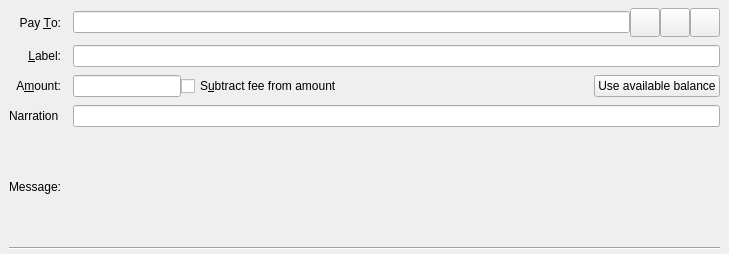
<?xml version="1.0" encoding="UTF-8"?>
<ui version="4.0">
 <class>SendCoinsEntry</class>
 <widget class="QStackedWidget" name="SendCoinsEntry">
  <property name="geometry">
   <rect>
    <x>0</x>
    <y>0</y>
    <width>729</width>
    <height>254</height>
   </rect>
  </property>
  <property name="focusPolicy">
   <enum>Qt::TabFocus</enum>
  </property>
  <property name="autoFillBackground">
   <bool>false</bool>
  </property>
  <widget class="QFrame" name="SendCoins">
   <property name="toolTip">
    <string>This is a normal payment.</string>
   </property>
   <property name="frameShape">
    <enum>QFrame::NoFrame</enum>
   </property>
   <layout class="QGridLayout" name="gridLayout">
    <property name="topMargin">
     <number>8</number>
    </property>
    <property name="bottomMargin">
     <number>4</number>
    </property>
    <property name="horizontalSpacing">
     <number>12</number>
    </property>
    <property name="verticalSpacing">
     <number>8</number>
    </property>
    <item row="4" column="0">
     <widget class="QLabel" name="lblNarration">
      <property name="text">
       <string>Narration</string>
      </property>
     </widget>
    </item>
    <item row="0" column="0">
     <widget class="QLabel" name="payToLabel">
      <property name="text">
       <string>Pay &amp;To:</string>
      </property>
      <property name="alignment">
       <set>Qt::AlignRight|Qt::AlignTrailing|Qt::AlignVCenter</set>
      </property>
      <property name="buddy">
       <cstring>payTo</cstring>
      </property>
     </widget>
    </item>
    <item row="3" column="0">
     <widget class="QLabel" name="amountLabel">
      <property name="text">
       <string>A&amp;mount:</string>
      </property>
      <property name="alignment">
       <set>Qt::AlignRight|Qt::AlignTrailing|Qt::AlignVCenter</set>
      </property>
      <property name="buddy">
       <cstring>payAmount</cstring>
      </property>
     </widget>
    </item>
    <item row="0" column="1">
     <layout class="QHBoxLayout" name="payToLayout">
      <property name="spacing">
       <number>0</number>
      </property>
      <item>
       <widget class="QValidatedLineEdit" name="payTo">
        <property name="toolTip">
         <string>The Qubnet address to send the payment to</string>
        </property>
       </widget>
      </item>
      <item>
       <widget class="QToolButton" name="addressBookButton">
        <property name="toolTip">
         <string>Choose previously used address</string>
        </property>
        <property name="text">
         <string/>
        </property>
        <property name="icon">
         <iconset resource="../bitcoin.qrc">
          <normaloff>:/icons/address-book</normaloff>:/icons/address-book</iconset>
        </property>
        <property name="iconSize">
         <size>
          <width>22</width>
          <height>22</height>
         </size>
        </property>
        <property name="shortcut">
         <string>Alt+A</string>
        </property>
       </widget>
      </item>
      <item>
       <widget class="QToolButton" name="pasteButton">
        <property name="toolTip">
         <string>Paste address from clipboard</string>
        </property>
        <property name="text">
         <string/>
        </property>
        <property name="icon">
         <iconset resource="../bitcoin.qrc">
          <normaloff>:/icons/editpaste</normaloff>:/icons/editpaste</iconset>
        </property>
        <property name="iconSize">
         <size>
          <width>22</width>
          <height>22</height>
         </size>
        </property>
        <property name="shortcut">
         <string>Alt+P</string>
        </property>
       </widget>
      </item>
      <item>
       <widget class="QToolButton" name="deleteButton">
        <property name="toolTip">
         <string>Remove this entry</string>
        </property>
        <property name="text">
         <string/>
        </property>
        <property name="icon">
         <iconset resource="../bitcoin.qrc">
          <normaloff>:/icons/remove</normaloff>:/icons/remove</iconset>
        </property>
        <property name="iconSize">
         <size>
          <width>22</width>
          <height>22</height>
         </size>
        </property>
       </widget>
      </item>
     </layout>
    </item>
    <item row="1" column="1">
     <widget class="QLineEdit" name="addAsLabel">
      <property name="toolTip">
       <string>Enter a label for this address to add it to the list of used addresses</string>
      </property>
     </widget>
    </item>
    <item row="1" column="0">
     <widget class="QLabel" name="labellLabel">
      <property name="text">
       <string>&amp;Label:</string>
      </property>
      <property name="alignment">
       <set>Qt::AlignRight|Qt::AlignTrailing|Qt::AlignVCenter</set>
      </property>
      <property name="buddy">
       <cstring>addAsLabel</cstring>
      </property>
     </widget>
    </item>
    <item row="3" column="1">
     <layout class="QHBoxLayout" name="horizontalLayoutAmount" stretch="0,1,0">
      <item>
       <widget class="BitcoinAmountField" name="payAmount"/>
      </item>
      <item>
       <widget class="QCheckBox" name="checkboxSubtractFeeFromAmount">
        <property name="toolTip">
         <string>The fee will be deducted from the amount being sent. The recipient will receive less qubnet than you enter in the amount field. If multiple recipients are selected, the fee is split equally.</string>
        </property>
        <property name="text">
         <string>S&amp;ubtract fee from amount</string>
        </property>
       </widget>
      </item>
      <item>
       <widget class="QPushButton" name="useAvailableBalanceButton">
        <property name="text">
         <string>Use available balance</string>
        </property>
       </widget>
      </item>
     </layout>
    </item>
    <item row="4" column="1">
     <widget class="QLineEdit" name="edtNarration">
      <property name="toolTip">
       <string>A short message sent over the Qubnet network, encrypted if sending to a stealth address or in a blind or anon transaction.</string>
      </property>
      <property name="maxLength">
       <number>24</number>
      </property>
     </widget>
    </item>
    <item row="5" column="0">
     <widget class="QLabel" name="messageLabel">
      <property name="text">
       <string>Message:</string>
      </property>
      <property name="alignment">
       <set>Qt::AlignRight|Qt::AlignTrailing|Qt::AlignVCenter</set>
      </property>
     </widget>
    </item>
    <item row="5" column="1">
     <widget class="QLabel" name="messageTextLabel">
      <property name="toolTip">
       <string>A message that was attached to the qubnet: URI which will be stored with the transaction for your reference. Note: This message will not be sent over the Qubnet network.</string>
      </property>
      <property name="textFormat">
       <enum>Qt::PlainText</enum>
      </property>
     </widget>
    </item>
    <item row="6" column="0" colspan="2">
     <widget class="Line" name="line">
      <property name="orientation">
       <enum>Qt::Horizontal</enum>
      </property>
     </widget>
    </item>
   </layout>
  </widget>
  <widget class="QFrame" name="SendCoins_UnauthenticatedPaymentRequest">
   <property name="palette">
    <palette>
     <active>
      <colorrole role="WindowText">
       <brush brushstyle="SolidPattern">
        <color alpha="255">
         <red>0</red>
         <green>0</green>
         <blue>0</blue>
        </color>
       </brush>
      </colorrole>
      <colorrole role="Button">
       <brush brushstyle="SolidPattern">
        <color alpha="255">
         <red>255</red>
         <green>255</green>
         <blue>127</blue>
        </color>
       </brush>
      </colorrole>
      <colorrole role="Light">
       <brush brushstyle="SolidPattern">
        <color alpha="255">
         <red>255</red>
         <green>255</green>
         <blue>255</blue>
        </color>
       </brush>
      </colorrole>
      <colorrole role="Midlight">
       <brush brushstyle="SolidPattern">
        <color alpha="255">
         <red>255</red>
         <green>255</green>
         <blue>191</blue>
        </color>
       </brush>
      </colorrole>
      <colorrole role="Dark">
       <brush brushstyle="SolidPattern">
        <color alpha="255">
         <red>127</red>
         <green>127</green>
         <blue>63</blue>
        </color>
       </brush>
      </colorrole>
      <colorrole role="Mid">
       <brush brushstyle="SolidPattern">
        <color alpha="255">
         <red>170</red>
         <green>170</green>
         <blue>84</blue>
        </color>
       </brush>
      </colorrole>
      <colorrole role="Text">
       <brush brushstyle="SolidPattern">
        <color alpha="255">
         <red>0</red>
         <green>0</green>
         <blue>0</blue>
        </color>
       </brush>
      </colorrole>
      <colorrole role="BrightText">
       <brush brushstyle="SolidPattern">
        <color alpha="255">
         <red>255</red>
         <green>255</green>
         <blue>255</blue>
        </color>
       </brush>
      </colorrole>
      <colorrole role="ButtonText">
       <brush brushstyle="SolidPattern">
        <color alpha="255">
         <red>0</red>
         <green>0</green>
         <blue>0</blue>
        </color>
       </brush>
      </colorrole>
      <colorrole role="Base">
       <brush brushstyle="SolidPattern">
        <color alpha="255">
         <red>255</red>
         <green>255</green>
         <blue>255</blue>
        </color>
       </brush>
      </colorrole>
      <colorrole role="Window">
       <brush brushstyle="SolidPattern">
        <color alpha="255">
         <red>255</red>
         <green>255</green>
         <blue>127</blue>
        </color>
       </brush>
      </colorrole>
      <colorrole role="Shadow">
       <brush brushstyle="SolidPattern">
        <color alpha="255">
         <red>0</red>
         <green>0</green>
         <blue>0</blue>
        </color>
       </brush>
      </colorrole>
      <colorrole role="AlternateBase">
       <brush brushstyle="SolidPattern">
        <color alpha="255">
         <red>255</red>
         <green>255</green>
         <blue>191</blue>
        </color>
       </brush>
      </colorrole>
      <colorrole role="ToolTipBase">
       <brush brushstyle="SolidPattern">
        <color alpha="255">
         <red>255</red>
         <green>255</green>
         <blue>220</blue>
        </color>
       </brush>
      </colorrole>
      <colorrole role="ToolTipText">
       <brush brushstyle="SolidPattern">
        <color alpha="255">
         <red>0</red>
         <green>0</green>
         <blue>0</blue>
        </color>
       </brush>
      </colorrole>
     </active>
     <inactive>
      <colorrole role="WindowText">
       <brush brushstyle="SolidPattern">
        <color alpha="255">
         <red>0</red>
         <green>0</green>
         <blue>0</blue>
        </color>
       </brush>
      </colorrole>
      <colorrole role="Button">
       <brush brushstyle="SolidPattern">
        <color alpha="255">
         <red>255</red>
         <green>255</green>
         <blue>127</blue>
        </color>
       </brush>
      </colorrole>
      <colorrole role="Light">
       <brush brushstyle="SolidPattern">
        <color alpha="255">
         <red>255</red>
         <green>255</green>
         <blue>255</blue>
        </color>
       </brush>
      </colorrole>
      <colorrole role="Midlight">
       <brush brushstyle="SolidPattern">
        <color alpha="255">
         <red>255</red>
         <green>255</green>
         <blue>191</blue>
        </color>
       </brush>
      </colorrole>
      <colorrole role="Dark">
       <brush brushstyle="SolidPattern">
        <color alpha="255">
         <red>127</red>
         <green>127</green>
         <blue>63</blue>
        </color>
       </brush>
      </colorrole>
      <colorrole role="Mid">
       <brush brushstyle="SolidPattern">
        <color alpha="255">
         <red>170</red>
         <green>170</green>
         <blue>84</blue>
        </color>
       </brush>
      </colorrole>
      <colorrole role="Text">
       <brush brushstyle="SolidPattern">
        <color alpha="255">
         <red>0</red>
         <green>0</green>
         <blue>0</blue>
        </color>
       </brush>
      </colorrole>
      <colorrole role="BrightText">
       <brush brushstyle="SolidPattern">
        <color alpha="255">
         <red>255</red>
         <green>255</green>
         <blue>255</blue>
        </color>
       </brush>
      </colorrole>
      <colorrole role="ButtonText">
       <brush brushstyle="SolidPattern">
        <color alpha="255">
         <red>0</red>
         <green>0</green>
         <blue>0</blue>
        </color>
       </brush>
      </colorrole>
      <colorrole role="Base">
       <brush brushstyle="SolidPattern">
        <color alpha="255">
         <red>255</red>
         <green>255</green>
         <blue>255</blue>
        </color>
       </brush>
      </colorrole>
      <colorrole role="Window">
       <brush brushstyle="SolidPattern">
        <color alpha="255">
         <red>255</red>
         <green>255</green>
         <blue>127</blue>
        </color>
       </brush>
      </colorrole>
      <colorrole role="Shadow">
       <brush brushstyle="SolidPattern">
        <color alpha="255">
         <red>0</red>
         <green>0</green>
         <blue>0</blue>
        </color>
       </brush>
      </colorrole>
      <colorrole role="AlternateBase">
       <brush brushstyle="SolidPattern">
        <color alpha="255">
         <red>255</red>
         <green>255</green>
         <blue>191</blue>
        </color>
       </brush>
      </colorrole>
      <colorrole role="ToolTipBase">
       <brush brushstyle="SolidPattern">
        <color alpha="255">
         <red>255</red>
         <green>255</green>
         <blue>220</blue>
        </color>
       </brush>
      </colorrole>
      <colorrole role="ToolTipText">
       <brush brushstyle="SolidPattern">
        <color alpha="255">
         <red>0</red>
         <green>0</green>
         <blue>0</blue>
        </color>
       </brush>
      </colorrole>
     </inactive>
     <disabled>
      <colorrole role="WindowText">
       <brush brushstyle="SolidPattern">
        <color alpha="255">
         <red>127</red>
         <green>127</green>
         <blue>63</blue>
        </color>
       </brush>
      </colorrole>
      <colorrole role="Button">
       <brush brushstyle="SolidPattern">
        <color alpha="255">
         <red>255</red>
         <green>255</green>
         <blue>127</blue>
        </color>
       </brush>
      </colorrole>
      <colorrole role="Light">
       <brush brushstyle="SolidPattern">
        <color alpha="255">
         <red>255</red>
         <green>255</green>
         <blue>255</blue>
        </color>
       </brush>
      </colorrole>
      <colorrole role="Midlight">
       <brush brushstyle="SolidPattern">
        <color alpha="255">
         <red>255</red>
         <green>255</green>
         <blue>191</blue>
        </color>
       </brush>
      </colorrole>
      <colorrole role="Dark">
       <brush brushstyle="SolidPattern">
        <color alpha="255">
         <red>127</red>
         <green>127</green>
         <blue>63</blue>
        </color>
       </brush>
      </colorrole>
      <colorrole role="Mid">
       <brush brushstyle="SolidPattern">
        <color alpha="255">
         <red>170</red>
         <green>170</green>
         <blue>84</blue>
        </color>
       </brush>
      </colorrole>
      <colorrole role="Text">
       <brush brushstyle="SolidPattern">
        <color alpha="255">
         <red>127</red>
         <green>127</green>
         <blue>63</blue>
        </color>
       </brush>
      </colorrole>
      <colorrole role="BrightText">
       <brush brushstyle="SolidPattern">
        <color alpha="255">
         <red>255</red>
         <green>255</green>
         <blue>255</blue>
        </color>
       </brush>
      </colorrole>
      <colorrole role="ButtonText">
       <brush brushstyle="SolidPattern">
        <color alpha="255">
         <red>127</red>
         <green>127</green>
         <blue>63</blue>
        </color>
       </brush>
      </colorrole>
      <colorrole role="Base">
       <brush brushstyle="SolidPattern">
        <color alpha="255">
         <red>255</red>
         <green>255</green>
         <blue>127</blue>
        </color>
       </brush>
      </colorrole>
      <colorrole role="Window">
       <brush brushstyle="SolidPattern">
        <color alpha="255">
         <red>255</red>
         <green>255</green>
         <blue>127</blue>
        </color>
       </brush>
      </colorrole>
      <colorrole role="Shadow">
       <brush brushstyle="SolidPattern">
        <color alpha="255">
         <red>0</red>
         <green>0</green>
         <blue>0</blue>
        </color>
       </brush>
      </colorrole>
      <colorrole role="AlternateBase">
       <brush brushstyle="SolidPattern">
        <color alpha="255">
         <red>255</red>
         <green>255</green>
         <blue>127</blue>
        </color>
       </brush>
      </colorrole>
      <colorrole role="ToolTipBase">
       <brush brushstyle="SolidPattern">
        <color alpha="255">
         <red>255</red>
         <green>255</green>
         <blue>220</blue>
        </color>
       </brush>
      </colorrole>
      <colorrole role="ToolTipText">
       <brush brushstyle="SolidPattern">
        <color alpha="255">
         <red>0</red>
         <green>0</green>
         <blue>0</blue>
        </color>
       </brush>
      </colorrole>
     </disabled>
    </palette>
   </property>
   <property name="toolTip">
    <string>This is an unauthenticated payment request.</string>
   </property>
   <property name="autoFillBackground">
    <bool>true</bool>
   </property>
   <property name="frameShape">
    <enum>QFrame::NoFrame</enum>
   </property>
   <layout class="QGridLayout" name="gridLayout_is">
    <property name="spacing">
     <number>12</number>
    </property>
    <item row="0" column="0">
     <widget class="QLabel" name="payToLabel_is">
      <property name="text">
       <string>Pay To:</string>
      </property>
      <property name="alignment">
       <set>Qt::AlignRight|Qt::AlignTrailing|Qt::AlignVCenter</set>
      </property>
     </widget>
    </item>
    <item row="0" column="1">
     <layout class="QHBoxLayout" name="payToLayout_is">
      <property name="spacing">
       <number>0</number>
      </property>
      <item>
       <widget class="QLabel" name="payTo_is"/>
      </item>
      <item>
       <widget class="QToolButton" name="deleteButton_is">
        <property name="toolTip">
         <string>Remove this entry</string>
        </property>
        <property name="text">
         <string/>
        </property>
        <property name="icon">
         <iconset resource="../bitcoin.qrc">
          <normaloff>:/icons/remove</normaloff>:/icons/remove</iconset>
        </property>
       </widget>
      </item>
     </layout>
    </item>
    <item row="1" column="0">
     <widget class="QLabel" name="memoLabel_is">
      <property name="text">
       <string>Memo:</string>
      </property>
      <property name="alignment">
       <set>Qt::AlignRight|Qt::AlignTrailing|Qt::AlignVCenter</set>
      </property>
     </widget>
    </item>
    <item row="1" column="1">
     <widget class="QLabel" name="memoTextLabel_is">
      <property name="textFormat">
       <enum>Qt::PlainText</enum>
      </property>
     </widget>
    </item>
    <item row="2" column="0">
     <widget class="QLabel" name="amountLabel_is">
      <property name="text">
       <string>A&amp;mount:</string>
      </property>
      <property name="alignment">
       <set>Qt::AlignRight|Qt::AlignTrailing|Qt::AlignVCenter</set>
      </property>
      <property name="buddy">
       <cstring>payAmount_is</cstring>
      </property>
     </widget>
    </item>
    <item row="2" column="1">
     <widget class="BitcoinAmountField" name="payAmount_is">
      <property name="acceptDrops">
       <bool>false</bool>
      </property>
     </widget>
    </item>
   </layout>
  </widget>
  <widget class="QFrame" name="SendCoins_AuthenticatedPaymentRequest">
   <property name="palette">
    <palette>
     <active>
      <colorrole role="WindowText">
       <brush brushstyle="SolidPattern">
        <color alpha="255">
         <red>0</red>
         <green>0</green>
         <blue>0</blue>
        </color>
       </brush>
      </colorrole>
      <colorrole role="Button">
       <brush brushstyle="SolidPattern">
        <color alpha="255">
         <red>140</red>
         <green>232</green>
         <blue>119</blue>
        </color>
       </brush>
      </colorrole>
      <colorrole role="Light">
       <brush brushstyle="SolidPattern">
        <color alpha="255">
         <red>230</red>
         <green>255</green>
         <blue>224</blue>
        </color>
       </brush>
      </colorrole>
      <colorrole role="Midlight">
       <brush brushstyle="SolidPattern">
        <color alpha="255">
         <red>185</red>
         <green>243</green>
         <blue>171</blue>
        </color>
       </brush>
      </colorrole>
      <colorrole role="Dark">
       <brush brushstyle="SolidPattern">
        <color alpha="255">
         <red>70</red>
         <green>116</green>
         <blue>59</blue>
        </color>
       </brush>
      </colorrole>
      <colorrole role="Mid">
       <brush brushstyle="SolidPattern">
        <color alpha="255">
         <red>93</red>
         <green>155</green>
         <blue>79</blue>
        </color>
       </brush>
      </colorrole>
      <colorrole role="Text">
       <brush brushstyle="SolidPattern">
        <color alpha="255">
         <red>0</red>
         <green>0</green>
         <blue>0</blue>
        </color>
       </brush>
      </colorrole>
      <colorrole role="BrightText">
       <brush brushstyle="SolidPattern">
        <color alpha="255">
         <red>155</red>
         <green>255</green>
         <blue>147</blue>
        </color>
       </brush>
      </colorrole>
      <colorrole role="ButtonText">
       <brush brushstyle="SolidPattern">
        <color alpha="255">
         <red>0</red>
         <green>0</green>
         <blue>0</blue>
        </color>
       </brush>
      </colorrole>
      <colorrole role="Base">
       <brush brushstyle="SolidPattern">
        <color alpha="255">
         <red>119</red>
         <green>255</green>
         <blue>233</blue>
        </color>
       </brush>
      </colorrole>
      <colorrole role="Window">
       <brush brushstyle="SolidPattern">
        <color alpha="255">
         <red>140</red>
         <green>232</green>
         <blue>119</blue>
        </color>
       </brush>
      </colorrole>
      <colorrole role="Shadow">
       <brush brushstyle="SolidPattern">
        <color alpha="255">
         <red>0</red>
         <green>0</green>
         <blue>0</blue>
        </color>
       </brush>
      </colorrole>
      <colorrole role="AlternateBase">
       <brush brushstyle="SolidPattern">
        <color alpha="255">
         <red>197</red>
         <green>243</green>
         <blue>187</blue>
        </color>
       </brush>
      </colorrole>
      <colorrole role="NoRole">
       <brush brushstyle="SolidPattern">
        <color alpha="255">
         <red>125</red>
         <green>194</green>
         <blue>122</blue>
        </color>
       </brush>
      </colorrole>
      <colorrole role="ToolTipBase">
       <brush brushstyle="SolidPattern">
        <color alpha="255">
         <red>255</red>
         <green>255</green>
         <blue>220</blue>
        </color>
       </brush>
      </colorrole>
      <colorrole role="ToolTipText">
       <brush brushstyle="SolidPattern">
        <color alpha="255">
         <red>0</red>
         <green>0</green>
         <blue>0</blue>
        </color>
       </brush>
      </colorrole>
     </active>
     <inactive>
      <colorrole role="WindowText">
       <brush brushstyle="SolidPattern">
        <color alpha="255">
         <red>0</red>
         <green>0</green>
         <blue>0</blue>
        </color>
       </brush>
      </colorrole>
      <colorrole role="Button">
       <brush brushstyle="SolidPattern">
        <color alpha="255">
         <red>140</red>
         <green>232</green>
         <blue>119</blue>
        </color>
       </brush>
      </colorrole>
      <colorrole role="Light">
       <brush brushstyle="SolidPattern">
        <color alpha="255">
         <red>230</red>
         <green>255</green>
         <blue>224</blue>
        </color>
       </brush>
      </colorrole>
      <colorrole role="Midlight">
       <brush brushstyle="SolidPattern">
        <color alpha="255">
         <red>185</red>
         <green>243</green>
         <blue>171</blue>
        </color>
       </brush>
      </colorrole>
      <colorrole role="Dark">
       <brush brushstyle="SolidPattern">
        <color alpha="255">
         <red>70</red>
         <green>116</green>
         <blue>59</blue>
        </color>
       </brush>
      </colorrole>
      <colorrole role="Mid">
       <brush brushstyle="SolidPattern">
        <color alpha="255">
         <red>93</red>
         <green>155</green>
         <blue>79</blue>
        </color>
       </brush>
      </colorrole>
      <colorrole role="Text">
       <brush brushstyle="SolidPattern">
        <color alpha="255">
         <red>0</red>
         <green>0</green>
         <blue>0</blue>
        </color>
       </brush>
      </colorrole>
      <colorrole role="BrightText">
       <brush brushstyle="SolidPattern">
        <color alpha="255">
         <red>155</red>
         <green>255</green>
         <blue>147</blue>
        </color>
       </brush>
      </colorrole>
      <colorrole role="ButtonText">
       <brush brushstyle="SolidPattern">
        <color alpha="255">
         <red>0</red>
         <green>0</green>
         <blue>0</blue>
        </color>
       </brush>
      </colorrole>
      <colorrole role="Base">
       <brush brushstyle="SolidPattern">
        <color alpha="255">
         <red>119</red>
         <green>255</green>
         <blue>233</blue>
        </color>
       </brush>
      </colorrole>
      <colorrole role="Window">
       <brush brushstyle="SolidPattern">
        <color alpha="255">
         <red>140</red>
         <green>232</green>
         <blue>119</blue>
        </color>
       </brush>
      </colorrole>
      <colorrole role="Shadow">
       <brush brushstyle="SolidPattern">
        <color alpha="255">
         <red>0</red>
         <green>0</green>
         <blue>0</blue>
        </color>
       </brush>
      </colorrole>
      <colorrole role="AlternateBase">
       <brush brushstyle="SolidPattern">
        <color alpha="255">
         <red>197</red>
         <green>243</green>
         <blue>187</blue>
        </color>
       </brush>
      </colorrole>
      <colorrole role="NoRole">
       <brush brushstyle="SolidPattern">
        <color alpha="255">
         <red>125</red>
         <green>194</green>
         <blue>122</blue>
        </color>
       </brush>
      </colorrole>
      <colorrole role="ToolTipBase">
       <brush brushstyle="SolidPattern">
        <color alpha="255">
         <red>255</red>
         <green>255</green>
         <blue>220</blue>
        </color>
       </brush>
      </colorrole>
      <colorrole role="ToolTipText">
       <brush brushstyle="SolidPattern">
        <color alpha="255">
         <red>0</red>
         <green>0</green>
         <blue>0</blue>
        </color>
       </brush>
      </colorrole>
     </inactive>
     <disabled>
      <colorrole role="WindowText">
       <brush brushstyle="SolidPattern">
        <color alpha="255">
         <red>70</red>
         <green>116</green>
         <blue>59</blue>
        </color>
       </brush>
      </colorrole>
      <colorrole role="Button">
       <brush brushstyle="SolidPattern">
        <color alpha="255">
         <red>140</red>
         <green>232</green>
         <blue>119</blue>
        </color>
       </brush>
      </colorrole>
      <colorrole role="Light">
       <brush brushstyle="SolidPattern">
        <color alpha="255">
         <red>230</red>
         <green>255</green>
         <blue>224</blue>
        </color>
       </brush>
      </colorrole>
      <colorrole role="Midlight">
       <brush brushstyle="SolidPattern">
        <color alpha="255">
         <red>185</red>
         <green>243</green>
         <blue>171</blue>
        </color>
       </brush>
      </colorrole>
      <colorrole role="Dark">
       <brush brushstyle="SolidPattern">
        <color alpha="255">
         <red>70</red>
         <green>116</green>
         <blue>59</blue>
        </color>
       </brush>
      </colorrole>
      <colorrole role="Mid">
       <brush brushstyle="SolidPattern">
        <color alpha="255">
         <red>93</red>
         <green>155</green>
         <blue>79</blue>
        </color>
       </brush>
      </colorrole>
      <colorrole role="Text">
       <brush brushstyle="SolidPattern">
        <color alpha="255">
         <red>70</red>
         <green>116</green>
         <blue>59</blue>
        </color>
       </brush>
      </colorrole>
      <colorrole role="BrightText">
       <brush brushstyle="SolidPattern">
        <color alpha="255">
         <red>155</red>
         <green>255</green>
         <blue>147</blue>
        </color>
       </brush>
      </colorrole>
      <colorrole role="ButtonText">
       <brush brushstyle="SolidPattern">
        <color alpha="255">
         <red>70</red>
         <green>116</green>
         <blue>59</blue>
        </color>
       </brush>
      </colorrole>
      <colorrole role="Base">
       <brush brushstyle="SolidPattern">
        <color alpha="255">
         <red>140</red>
         <green>232</green>
         <blue>119</blue>
        </color>
       </brush>
      </colorrole>
      <colorrole role="Window">
       <brush brushstyle="SolidPattern">
        <color alpha="255">
         <red>140</red>
         <green>232</green>
         <blue>119</blue>
        </color>
       </brush>
      </colorrole>
      <colorrole role="Shadow">
       <brush brushstyle="SolidPattern">
        <color alpha="255">
         <red>0</red>
         <green>0</green>
         <blue>0</blue>
        </color>
       </brush>
      </colorrole>
      <colorrole role="AlternateBase">
       <brush brushstyle="SolidPattern">
        <color alpha="255">
         <red>140</red>
         <green>232</green>
         <blue>119</blue>
        </color>
       </brush>
      </colorrole>
      <colorrole role="NoRole">
       <brush brushstyle="SolidPattern">
        <color alpha="255">
         <red>125</red>
         <green>194</green>
         <blue>122</blue>
        </color>
       </brush>
      </colorrole>
      <colorrole role="ToolTipBase">
       <brush brushstyle="SolidPattern">
        <color alpha="255">
         <red>255</red>
         <green>255</green>
         <blue>220</blue>
        </color>
       </brush>
      </colorrole>
      <colorrole role="ToolTipText">
       <brush brushstyle="SolidPattern">
        <color alpha="255">
         <red>0</red>
         <green>0</green>
         <blue>0</blue>
        </color>
       </brush>
      </colorrole>
     </disabled>
    </palette>
   </property>
   <property name="toolTip">
    <string>This is an authenticated payment request.</string>
   </property>
   <property name="autoFillBackground">
    <bool>true</bool>
   </property>
   <property name="frameShape">
    <enum>QFrame::NoFrame</enum>
   </property>
   <layout class="QGridLayout" name="gridLayout_s">
    <property name="spacing">
     <number>12</number>
    </property>
    <item row="0" column="0">
     <widget class="QLabel" name="payToLabel_s">
      <property name="text">
       <string>Pay To:</string>
      </property>
      <property name="alignment">
       <set>Qt::AlignRight|Qt::AlignTrailing|Qt::AlignVCenter</set>
      </property>
     </widget>
    </item>
    <item row="0" column="1">
     <layout class="QHBoxLayout" name="payToLayout_s">
      <property name="spacing">
       <number>0</number>
      </property>
      <item>
       <widget class="QLabel" name="payTo_s">
        <property name="textFormat">
         <enum>Qt::PlainText</enum>
        </property>
       </widget>
      </item>
      <item>
       <widget class="QToolButton" name="deleteButton_s">
        <property name="toolTip">
         <string>Remove this entry</string>
        </property>
        <property name="text">
         <string/>
        </property>
        <property name="icon">
         <iconset resource="../bitcoin.qrc">
          <normaloff>:/icons/remove</normaloff>:/icons/remove</iconset>
        </property>
       </widget>
      </item>
     </layout>
    </item>
    <item row="1" column="0">
     <widget class="QLabel" name="memoLabel_s">
      <property name="text">
       <string>Memo:</string>
      </property>
      <property name="alignment">
       <set>Qt::AlignRight|Qt::AlignTrailing|Qt::AlignVCenter</set>
      </property>
     </widget>
    </item>
    <item row="1" column="1">
     <widget class="QLabel" name="memoTextLabel_s">
      <property name="textFormat">
       <enum>Qt::PlainText</enum>
      </property>
     </widget>
    </item>
    <item row="2" column="0">
     <widget class="QLabel" name="amountLabel_s">
      <property name="text">
       <string>A&amp;mount:</string>
      </property>
      <property name="alignment">
       <set>Qt::AlignRight|Qt::AlignTrailing|Qt::AlignVCenter</set>
      </property>
      <property name="buddy">
       <cstring>payAmount_s</cstring>
      </property>
     </widget>
    </item>
    <item row="2" column="1">
     <widget class="BitcoinAmountField" name="payAmount_s">
      <property name="acceptDrops">
       <bool>false</bool>
      </property>
     </widget>
    </item>
   </layout>
  </widget>
 </widget>
 <customwidgets>
  <customwidget>
   <class>QValidatedLineEdit</class>
   <extends>QLineEdit</extends>
   <header>qt/qvalidatedlineedit.h</header>
  </customwidget>
  <customwidget>
   <class>BitcoinAmountField</class>
   <extends>QLineEdit</extends>
   <header>qt/bitcoinamountfield.h</header>
  </customwidget>
 </customwidgets>
 <tabstops>
  <tabstop>payTo</tabstop>
  <tabstop>addressBookButton</tabstop>
  <tabstop>pasteButton</tabstop>
  <tabstop>deleteButton</tabstop>
  <tabstop>addAsLabel</tabstop>
  <tabstop>payAmount</tabstop>
  <tabstop>payAmount_is</tabstop>
  <tabstop>deleteButton_is</tabstop>
  <tabstop>payAmount_s</tabstop>
  <tabstop>edtNarration</tabstop>
  <tabstop>deleteButton_s</tabstop>
 </tabstops>
 <resources>
  <include location="../bitcoin.qrc"/>
 </resources>
 <connections/>
</ui>
